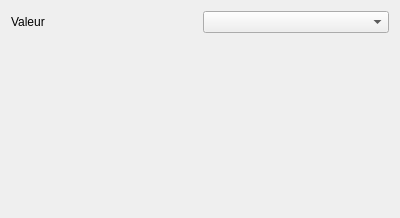
<?xml version="1.0" encoding="UTF-8"?>
<ui version="4.0">
 <class>GPlyScalarConfiguration</class>
 <widget class="QWidget" name="GPlyScalarConfiguration">
  <property name="geometry">
   <rect>
    <x>0</x>
    <y>0</y>
    <width>400</width>
    <height>218</height>
   </rect>
  </property>
  <property name="windowTitle">
   <string>Form</string>
  </property>
  <layout class="QVBoxLayout" name="verticalLayout">
   <item>
    <layout class="QGridLayout" name="gridLayout">
     <item row="0" column="0">
      <widget class="QLabel" name="label">
       <property name="text">
        <string>Valeur</string>
       </property>
      </widget>
     </item>
     <item row="0" column="1">
      <widget class="QComboBox" name="comboBoxScalar"/>
     </item>
    </layout>
   </item>
   <item>
    <spacer name="verticalSpacer">
     <property name="orientation">
      <enum>Qt::Vertical</enum>
     </property>
     <property name="sizeHint" stdset="0">
      <size>
       <width>20</width>
       <height>40</height>
      </size>
     </property>
    </spacer>
   </item>
  </layout>
 </widget>
 <resources/>
 <connections/>
</ui>
